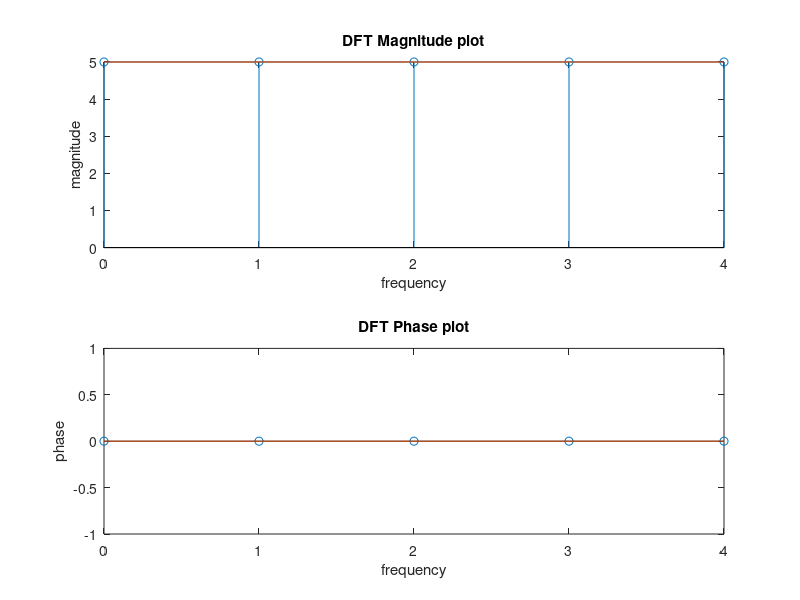

The MATLAB source for this figure:
clc;
clear all;
close all;
xn = input('Enter the input x(n): ');
N = input('Enter the no. of points: ');
L = length(xn);
if(N<L)
    error('N should be greater than or equal to L: ');
end
x = [xn zeros(1,N-L)];
X = zeros(N,1);
for k = 0:N-1
    for n = 0:N-1
        X(k+1) = X(k+1) + x(n+1)*exp(-i*2*pi*k*n/N);
    end 
end

disp('X');
disp(X);
disp('Without using built-in function');
disp(round(X));
disp('Using built-in function');
disp(fft(x));
n=0:L-1;
K=n';
W=exp(-1i*2*pi*(K*n)/N);
Y=x.*W;
disp('Using twiddle factor');
disp(Y);

%magnitude spectrum
subplot(2,1,1);
k = 0:N-1;
magx = abs(X);
stem(k,magx);
hold on;
plot(k,magx);
xlabel('frequency');
ylabel('magnitude');
title('DFT Magnitude plot')

%phase spectrum
subplot(2,1,2);
phasex = angle(X);
stem(k,phasex);
hold on;
plot(k,phasex);
xlabel('frequency');
ylabel('phase');
title('DFT Phase plot')

